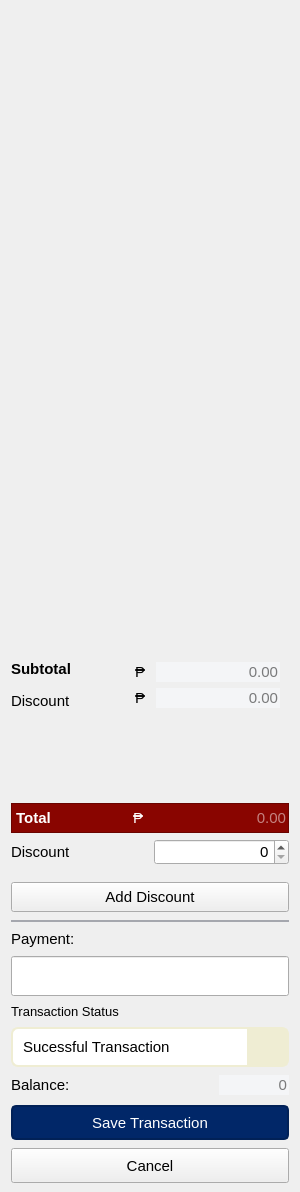
               <widget class="QWidget" name="widget_20" native="true">
                <property name="minimumSize">
                 <size>
                  <width>300</width>
                  <height>0</height>
                 </size>
                </property>
                <property name="maximumSize">
                 <size>
                  <width>200</width>
                  <height>16777215</height>
                 </size>
                </property>
                <property name="styleSheet">
                 <string notr="true">

#add_discount {
	color: white;
	background-color: #313a46;
	border-radius: 5px;
}

#total {
	background-color: #890500;
	color: white;
border-radius: 5px;
}

#total_nt {
	color: white;
	background-color: #890500;

}

#subtotal_nt, #discount_nt, #balance_nt{
	background-color: #f4f5f7;
	color: black;
}
#peso {
	color: white;
	background-color: #890500;
}


#total_frame{
	background-color: #890500;
}
 #break3{
	background-color: #d6d9e1;
}</string>
                </property>
                <layout class="QVBoxLayout" name="verticalLayout_23">
                 <property name="spacing">
                  <number>8</number>
                 </property>
                 <item>
                  <spacer name="verticalSpacer_6">
                   <property name="orientation">
                    <enum>Qt::Vertical</enum>
                   </property>
                   <property name="sizeHint" stdset="0">
                    <size>
                     <width>20</width>
                     <height>633</height>
                    </size>
                   </property>
                  </spacer>
                 </item>
                 <item>
                  <widget class="QWidget" name="widget_27" native="true">
                   <property name="minimumSize">
                    <size>
                     <width>260</width>
                     <height>0</height>
                    </size>
                   </property>
                   <property name="styleSheet">
                    <string notr="true">#total_amount{
	color: white;
}</string>
                   </property>
                   <layout class="QVBoxLayout" name="verticalLayout_22">
                    <property name="leftMargin">
                     <number>0</number>
                    </property>
                    <property name="rightMargin">
                     <number>0</number>
                    </property>
                    <item>
                     <layout class="QHBoxLayout" name="horizontalLayout_27">
                      <item>
                       <widget class="QWidget" name="widget_28" native="true">
                        <layout class="QHBoxLayout" name="horizontalLayout_26">
                         <property name="spacing">
                          <number>0</number>
                         </property>
                         <property name="leftMargin">
                          <number>0</number>
                         </property>
                         <property name="topMargin">
                          <number>0</number>
                         </property>
                         <property name="rightMargin">
                          <number>0</number>
                         </property>
                         <property name="bottomMargin">
                          <number>0</number>
                         </property>
                         <item>
                          <layout class="QVBoxLayout" name="verticalLayout_17">
                           <item>
                            <widget class="QLabel" name="label_34">
                             <property name="font">
                              <font>
                               <pointsize>11</pointsize>
                               <weight>75</weight>
                               <bold>true</bold>
                              </font>
                             </property>
                             <property name="text">
                              <string>Subtotal</string>
                             </property>
                            </widget>
                           </item>
                           <item>
                            <widget class="QLabel" name="label_38">
                             <property name="font">
                              <font>
                               <pointsize>11</pointsize>
                              </font>
                             </property>
                             <property name="text">
                              <string>Discount</string>
                             </property>
                            </widget>
                           </item>
                          </layout>
                         </item>
                         <item>
                          <spacer name="horizontalSpacer_8">
                           <property name="orientation">
                            <enum>Qt::Horizontal</enum>
                           </property>
                           <property name="sizeHint" stdset="0">
                            <size>
                             <width>62</width>
                             <height>20</height>
                            </size>
                           </property>
                          </spacer>
                         </item>
                        </layout>
                       </widget>
                      </item>
                      <item>
                       <widget class="QWidget" name="widget_29" native="true">
                        <layout class="QHBoxLayout" name="horizontalLayout_25">
                         <item>
                          <spacer name="horizontalSpacer_9">
                           <property name="orientation">
                            <enum>Qt::Horizontal</enum>
                           </property>
                           <property name="sizeHint" stdset="0">
                            <size>
                             <width>35</width>
                             <height>20</height>
                            </size>
                           </property>
                          </spacer>
                         </item>
                         <item>
                          <layout class="QVBoxLayout" name="verticalLayout_18">
                           <item>
                            <widget class="QLabel" name="label_36">
                             <property name="font">
                              <font>
                               <pointsize>11</pointsize>
                              </font>
                             </property>
                             <property name="text">
                              <string>₱ </string>
                             </property>
                            </widget>
                           </item>
                           <item>
                            <widget class="QLabel" name="label_35">
                             <property name="font">
                              <font>
                               <pointsize>11</pointsize>
                              </font>
                             </property>
                             <property name="text">
                              <string>₱</string>
                             </property>
                            </widget>
                           </item>
                          </layout>
                         </item>
                         <item>
                          <layout class="QVBoxLayout" name="verticalLayout_20">
                           <item>
                            <widget class="QLineEdit" name="subtotal_nt">
                             <property name="baseSize">
                              <size>
                               <width>0</width>
                               <height>0</height>
                              </size>
                             </property>
                             <property name="font">
                              <font>
                               <pointsize>11</pointsize>
                              </font>
                             </property>
                             <property name="styleSheet">
                              <string notr="true">Qt::AlignRight</string>
                             </property>
                             <property name="frame">
                              <bool>false</bool>
                             </property>
                             <property name="alignment">
                              <set>Qt::AlignRight|Qt::AlignTrailing|Qt::AlignVCenter</set>
                             </property>
                             <property name="readOnly">
                              <bool>true</bool>
                             </property>
                             <property name="placeholderText">
                              <string>0.00</string>
                             </property>
                            </widget>
                           </item>
                           <item>
                            <widget class="QLineEdit" name="discount_nt">
                             <property name="baseSize">
                              <size>
                               <width>0</width>
                               <height>0</height>
                              </size>
                             </property>
                             <property name="font">
                              <font>
                               <pointsize>11</pointsize>
                              </font>
                             </property>
                             <property name="frame">
                              <bool>false</bool>
                             </property>
                             <property name="alignment">
                              <set>Qt::AlignRight|Qt::AlignTrailing|Qt::AlignVCenter</set>
                             </property>
                             <property name="readOnly">
                              <bool>true</bool>
                             </property>
                             <property name="placeholderText">
                              <string>0.00</string>
                             </property>
                            </widget>
                           </item>
                          </layout>
                         </item>
                        </layout>
                       </widget>
                      </item>
                     </layout>
                    </item>
                    <item>
                     <spacer name="verticalSpacer_4">
                      <property name="orientation">
                       <enum>Qt::Vertical</enum>
                      </property>
                      <property name="sizeHint" stdset="0">
                       <size>
                        <width>20</width>
                        <height>40</height>
                       </size>
                      </property>
                     </spacer>
                    </item>
                    <item>
                     <spacer name="verticalSpacer_3">
                      <property name="orientation">
                       <enum>Qt::Vertical</enum>
                      </property>
                      <property name="sizeHint" stdset="0">
                       <size>
                        <width>20</width>
                        <height>40</height>
                       </size>
                      </property>
                     </spacer>
                    </item>
                    <item>
                     <widget class="QFrame" name="total_frame">
                      <property name="minimumSize">
                       <size>
                        <width>0</width>
                        <height>30</height>
                       </size>
                      </property>
                      <property name="maximumSize">
                       <size>
                        <width>16777215</width>
                        <height>50</height>
                       </size>
                      </property>
                      <property name="frameShape">
                       <enum>QFrame::StyledPanel</enum>
                      </property>
                      <property name="frameShadow">
                       <enum>QFrame::Raised</enum>
                      </property>
                      <layout class="QVBoxLayout" name="verticalLayout_21">
                       <property name="spacing">
                        <number>0</number>
                       </property>
                       <property name="leftMargin">
                        <number>0</number>
                       </property>
                       <property name="topMargin">
                        <number>0</number>
                       </property>
                       <property name="rightMargin">
                        <number>0</number>
                       </property>
                       <property name="bottomMargin">
                        <number>0</number>
                       </property>
                       <item>
                        <layout class="QHBoxLayout" name="horizontalLayout_28">
                         <property name="spacing">
                          <number>0</number>
                         </property>
                         <property name="leftMargin">
                          <number>0</number>
                         </property>
                         <item>
                          <widget class="QLabel" name="total">
                           <property name="sizePolicy">
                            <sizepolicy hsizetype="Expanding" vsizetype="Preferred">
                             <horstretch>0</horstretch>
                             <verstretch>0</verstretch>
                            </sizepolicy>
                           </property>
                           <property name="font">
                            <font>
                             <pointsize>11</pointsize>
                             <weight>75</weight>
                             <bold>true</bold>
                            </font>
                           </property>
                           <property name="text">
                            <string> Total</string>
                           </property>
                          </widget>
                         </item>
                         <item>
                          <spacer name="horizontalSpacer_27">
                           <property name="orientation">
                            <enum>Qt::Horizontal</enum>
                           </property>
                           <property name="sizeHint" stdset="0">
                            <size>
                             <width>40</width>
                             <height>20</height>
                            </size>
                           </property>
                          </spacer>
                         </item>
                         <item alignment="Qt::AlignRight">
                          <widget class="QLabel" name="peso">
                           <property name="sizePolicy">
                            <sizepolicy hsizetype="Expanding" vsizetype="Preferred">
                             <horstretch>0</horstretch>
                             <verstretch>0</verstretch>
                            </sizepolicy>
                           </property>
                           <property name="font">
                            <font>
                             <pointsize>11</pointsize>
                            </font>
                           </property>
                           <property name="text">
                            <string>₱ </string>
                           </property>
                          </widget>
                         </item>
                         <item alignment="Qt::AlignRight">
                          <widget class="QLineEdit" name="total_nt">
                           <property name="baseSize">
                            <size>
                             <width>0</width>
                             <height>0</height>
                            </size>
                           </property>
                           <property name="font">
                            <font>
                             <pointsize>11</pointsize>
                            </font>
                           </property>
                           <property name="frame">
                            <bool>false</bool>
                           </property>
                           <property name="alignment">
                            <set>Qt::AlignRight|Qt::AlignTrailing|Qt::AlignVCenter</set>
                           </property>
                           <property name="readOnly">
                            <bool>true</bool>
                           </property>
                           <property name="placeholderText">
                            <string>0.00</string>
                           </property>
                          </widget>
                         </item>
                        </layout>
                       </item>
                      </layout>
                     </widget>
                    </item>
                    <item>
                     <layout class="QHBoxLayout" name="horizontalLayout_67">
                      <property name="spacing">
                       <number>7</number>
                      </property>
                      <item>
                       <widget class="QLabel" name="label_37">
                        <property name="font">
                         <font>
                          <pointsize>11</pointsize>
                         </font>
                        </property>
                        <property name="text">
                         <string>Discount</string>
                        </property>
                       </widget>
                      </item>
                      <item>
                       <widget class="QSpinBox" name="discount_input">
                        <property name="font">
                         <font>
                          <pointsize>11</pointsize>
                         </font>
                        </property>
                        <property name="alignment">
                         <set>Qt::AlignRight|Qt::AlignTrailing|Qt::AlignVCenter</set>
                        </property>
                        <property name="showGroupSeparator" stdset="0">
                         <bool>false</bool>
                        </property>
                        <property name="maximum">
                         <number>999999</number>
                        </property>
                       </widget>
                      </item>
                     </layout>
                    </item>
                   </layout>
                  </widget>
                 </item>
                 <item>
                  <widget class="QPushButton" name="add_discount_nt">
                   <property name="minimumSize">
                    <size>
                     <width>0</width>
                     <height>30</height>
                    </size>
                   </property>
                   <property name="maximumSize">
                    <size>
                     <width>16777215</width>
                     <height>30</height>
                    </size>
                   </property>
                   <property name="font">
                    <font>
                     <pointsize>11</pointsize>
                    </font>
                   </property>
                   <property name="cursor">
                    <cursorShape>PointingHandCursor</cursorShape>
                   </property>
                   <property name="text">
                    <string>Add Discount</string>
                   </property>
                   <property name="iconSize">
                    <size>
                     <width>20</width>
                     <height>30</height>
                    </size>
                   </property>
                  </widget>
                 </item>
                 <item>
                  <layout class="QHBoxLayout" name="horizontalLayout_29"/>
                 </item>
                 <item>
                  <widget class="QFrame" name="break3">
                   <property name="minimumSize">
                    <size>
                     <width>0</width>
                     <height>2</height>
                    </size>
                   </property>
                   <property name="maximumSize">
                    <size>
                     <width>16777215</width>
                     <height>2</height>
                    </size>
                   </property>
                   <property name="frameShape">
                    <enum>QFrame::StyledPanel</enum>
                   </property>
                   <property name="frameShadow">
                    <enum>QFrame::Raised</enum>
                   </property>
                  </widget>
                 </item>
                 <item>
                  <widget class="QLabel" name="label_12">
                   <property name="font">
                    <font>
                     <pointsize>11</pointsize>
                    </font>
                   </property>
                   <property name="text">
                    <string>Payment:</string>
                   </property>
                  </widget>
                 </item>
                 <item>
                  <widget class="QLineEdit" name="payment_nt">
                   <property name="minimumSize">
                    <size>
                     <width>0</width>
                     <height>40</height>
                    </size>
                   </property>
                   <property name="font">
                    <font>
                     <pointsize>11</pointsize>
                    </font>
                   </property>
                   <property name="alignment">
                    <set>Qt::AlignRight|Qt::AlignTrailing|Qt::AlignVCenter</set>
                   </property>
                  </widget>
                 </item>
                 <item>
                  <widget class="QLabel" name="label_64">
                   <property name="font">
                    <font>
                     <pointsize>10</pointsize>
                     <weight>50</weight>
                     <bold>false</bold>
                    </font>
                   </property>
                   <property name="text">
                    <string>Transaction Status</string>
                   </property>
                  </widget>
                 </item>
                 <item>
                  <widget class="QComboBox" name="comboBox_2">
                   <property name="minimumSize">
                    <size>
                     <width>200</width>
                     <height>40</height>
                    </size>
                   </property>
                   <property name="maximumSize">
                    <size>
                     <width>350</width>
                     <height>16777215</height>
                    </size>
                   </property>
                   <property name="font">
                    <font>
                     <pointsize>11</pointsize>
                    </font>
                   </property>
                   <property name="cursor">
                    <cursorShape>PointingHandCursor</cursorShape>
                   </property>
                   <property name="styleSheet">
                    <string notr="true">QComboBox{
	background-color:white;
	color:black;
	border-radius:7px;
    border: 2px solid #efedd3;
	padding-left: 10px;
}

QComboBox::drop-down {
	border: 0px;
	background-color: #efedd3;
	padding: 15px;
	width: 10px;
}

QComboBox::down-arrow {
	image: url(:/icon/icon/down-arrow.png);
	width: 15px;
	height: 15px;
	padding: 10px 10px;
}</string>
                   </property>
                   <item>
                    <property name="text">
                     <string>Sucessful Transaction</string>
                    </property>
                   </item>
                   <item>
                    <property name="text">
                     <string>Pending Transaction</string>
                    </property>
                   </item>
                   <item>
                    <property name="text">
                     <string>Cancelled Transaction</string>
                    </property>
                   </item>
                  </widget>
                 </item>
                 <item>
                  <layout class="QHBoxLayout" name="horizontalLayout_59">
                   <item>
                    <layout class="QHBoxLayout" name="horizontalLayout_52">
                     <item>
                      <widget class="QLabel" name="label_10">
                       <property name="font">
                        <font>
                         <pointsize>11</pointsize>
                        </font>
                       </property>
                       <property name="text">
                        <string>Balance:</string>
                       </property>
                      </widget>
                     </item>
                    </layout>
                   </item>
                   <item>
                    <spacer name="horizontalSpacer_10">
                     <property name="orientation">
                      <enum>Qt::Horizontal</enum>
                     </property>
                     <property name="sizeHint" stdset="0">
                      <size>
                       <width>108</width>
                       <height>20</height>
                      </size>
                     </property>
                    </spacer>
                   </item>
                   <item>
                    <widget class="QLineEdit" name="balance_nt">
                     <property name="minimumSize">
                      <size>
                       <width>70</width>
                       <height>0</height>
                      </size>
                     </property>
                     <property name="maximumSize">
                      <size>
                       <width>50</width>
                       <height>16777215</height>
                      </size>
                     </property>
                     <property name="baseSize">
                      <size>
                       <width>0</width>
                       <height>0</height>
                      </size>
                     </property>
                     <property name="font">
                      <font>
                       <pointsize>11</pointsize>
                      </font>
                     </property>
                     <property name="text">
                      <string/>
                     </property>
                     <property name="frame">
                      <bool>false</bool>
                     </property>
                     <property name="alignment">
                      <set>Qt::AlignRight|Qt::AlignTrailing|Qt::AlignVCenter</set>
                     </property>
                     <property name="readOnly">
                      <bool>true</bool>
                     </property>
                     <property name="placeholderText">
                      <string>0</string>
                     </property>
                    </widget>
                   </item>
                  </layout>
                 </item>
                 <item>
                  <widget class="QPushButton" name="save_transaction_nt">
                   <property name="minimumSize">
                    <size>
                     <width>0</width>
                     <height>35</height>
                    </size>
                   </property>
                   <property name="maximumSize">
                    <size>
                     <width>16777215</width>
                     <height>30</height>
                    </size>
                   </property>
                   <property name="font">
                    <font>
                     <pointsize>11</pointsize>
                    </font>
                   </property>
                   <property name="cursor">
                    <cursorShape>PointingHandCursor</cursorShape>
                   </property>
                   <property name="styleSheet">
                    <string notr="true">QPushButton{
	background-color: #012768;
	color:white;
	border-radius:5px;
	border: 2px solid #012157;
}</string>
                   </property>
                   <property name="text">
                    <string>Save Transaction</string>
                   </property>
                  </widget>
                 </item>
                 <item>
                  <widget class="QPushButton" name="cancel_transaction_nt">
                   <property name="minimumSize">
                    <size>
                     <width>0</width>
                     <height>35</height>
                    </size>
                   </property>
                   <property name="maximumSize">
                    <size>
                     <width>16777215</width>
                     <height>30</height>
                    </size>
                   </property>
                   <property name="font">
                    <font>
                     <pointsize>11</pointsize>
                    </font>
                   </property>
                   <property name="cursor">
                    <cursorShape>PointingHandCursor</cursorShape>
                   </property>
                   <property name="text">
                    <string>Cancel</string>
                   </property>
                  </widget>
                 </item>
                </layout>
               </widget>
